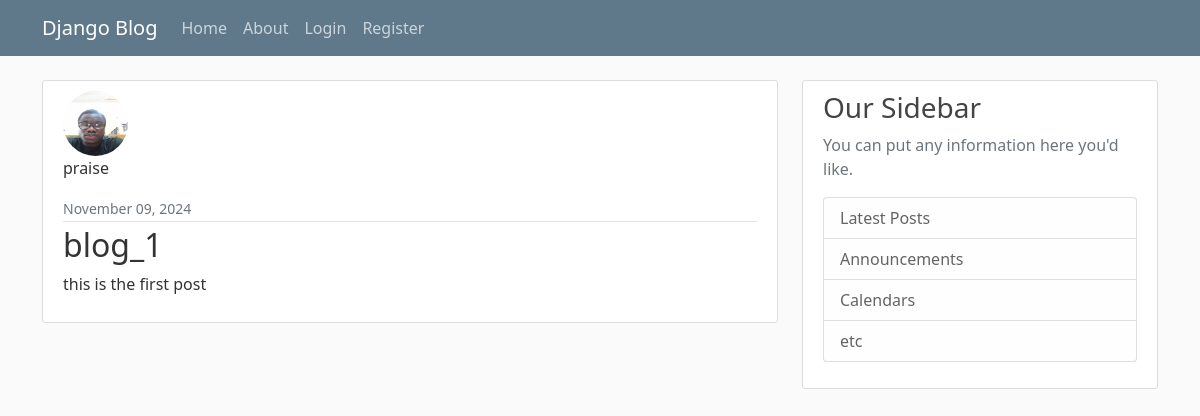
The app's page /post/1/ with its own data.
### blog/models.py (models this page shows, shortened)
class Post(models.Model):
    title = models.CharField(max_length=100)
    content = models.TextField()
    date = models.DateTimeField(default=timezone.now)
    author = models.ForeignKey(User, on_delete=models.CASCADE) # if a user is deleted then the post is deleted

### users/models.py (models this page shows, shortened)
class Profile(models.Model):
    user = models.OneToOneField(User, on_delete=models.CASCADE)
    image = models.ImageField(default='default.jpg', upload_to='profile_pics')

### blog/views.py (the view)
# urls.py: path('post/<int:pk>/', PostDetailView.as_view(), name='post-detail'),
class PostDetailView(DetailView):
    model = Post

### blog/templates/blog/post_detail.html (shortened to what this page needs)
{% extends 'blog/base.html' %}
    {% block content %}
    <article class="media content-section">
      <img class = "rounded-circle article-img" src="{{object.author.profile.image.url}}">
        <div class="media-body">
          <div class="article-metadata">
            <p class="mr-2" href="{% url 'user-posts' object.author.username  %}">{{ object.author }}</p>
            <small class="text-muted">{{ object.date|date:"F d, Y" }}</small>
          </div>
          <h2 class="article-title">{{ object.title }}</h2>
          <p class="article-content">{{ object.content }}</p>
        </div>
      </article>
    {% endblock %}

### blog/static/blog/main.css (style rules this page uses)
body { background: #fafafa; color: #333333; margin-top: 5rem; }
h1, h2, h3, h4, h5, h6 { color: #444444; }
.content-section { background: #ffffff; padding: 10px 20px; border: 1px solid #dddddd; border-radius: 3px; margin-bottom: 20px; }
.article-title { color: #444444; text-decoration: none; color: inherit; }
.article-content { white-space: pre-line; }
.article-img { height: 65px; width: 65px; margin-right: 16px; }
.article-metadata { padding-bottom: 1px; margin-bottom: 4px; border-bottom: 1px solid #e3e3e3; }

### records on screen
Post: author.profile.image (placeholder picture), author "praise", date "November 09, 2024", title "blog_1", content "this is the first post"
